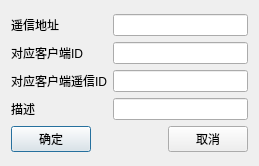
<?xml version="1.0" encoding="UTF-8"?>
<ui version="4.0">
 <class>Server_Telesigna_Form</class>
 <widget class="QDialog" name="Server_Telesigna_Form">
  <property name="geometry">
   <rect>
    <x>0</x>
    <y>0</y>
    <width>259</width>
    <height>166</height>
   </rect>
  </property>
  <property name="windowTitle">
   <string>Dialog</string>
  </property>
  <layout class="QGridLayout" name="gridLayout">
   <item row="0" column="0">
    <layout class="QVBoxLayout" name="verticalLayout_3">
     <item>
      <layout class="QHBoxLayout" name="horizontalLayout">
       <item>
        <layout class="QVBoxLayout" name="verticalLayout">
         <item>
          <widget class="QLabel" name="lab_addr">
           <property name="text">
            <string>遥信地址</string>
           </property>
          </widget>
         </item>
         <item>
          <widget class="QLabel" name="lab_clientID">
           <property name="text">
            <string>对应客户端ID</string>
           </property>
          </widget>
         </item>
         <item>
          <widget class="QLabel" name="lab_clientTA">
           <property name="text">
            <string>对应客户端遥信ID</string>
           </property>
          </widget>
         </item>
         <item>
          <widget class="QLabel" name="lab_describe">
           <property name="text">
            <string>描述</string>
           </property>
          </widget>
         </item>
        </layout>
       </item>
       <item>
        <layout class="QVBoxLayout" name="verticalLayout_2">
         <item>
          <widget class="QLineEdit" name="lineEdit_addr"/>
         </item>
         <item>
          <widget class="QLineEdit" name="lineEdit_clientID"/>
         </item>
         <item>
          <widget class="QLineEdit" name="lineEdit_clientTA"/>
         </item>
         <item>
          <widget class="QLineEdit" name="lineEdit_describe"/>
         </item>
        </layout>
       </item>
      </layout>
     </item>
     <item>
      <layout class="QHBoxLayout" name="horizontalLayout_2">
       <item>
        <widget class="QPushButton" name="btn_ok">
         <property name="text">
          <string>确定</string>
         </property>
        </widget>
       </item>
       <item>
        <spacer name="horizontalSpacer">
         <property name="orientation">
          <enum>Qt::Horizontal</enum>
         </property>
         <property name="sizeHint" stdset="0">
          <size>
           <width>40</width>
           <height>20</height>
          </size>
         </property>
        </spacer>
       </item>
       <item>
        <widget class="QPushButton" name="btn_cancel">
         <property name="text">
          <string>取消</string>
         </property>
        </widget>
       </item>
      </layout>
     </item>
    </layout>
   </item>
  </layout>
 </widget>
 <resources/>
 <connections/>
</ui>
